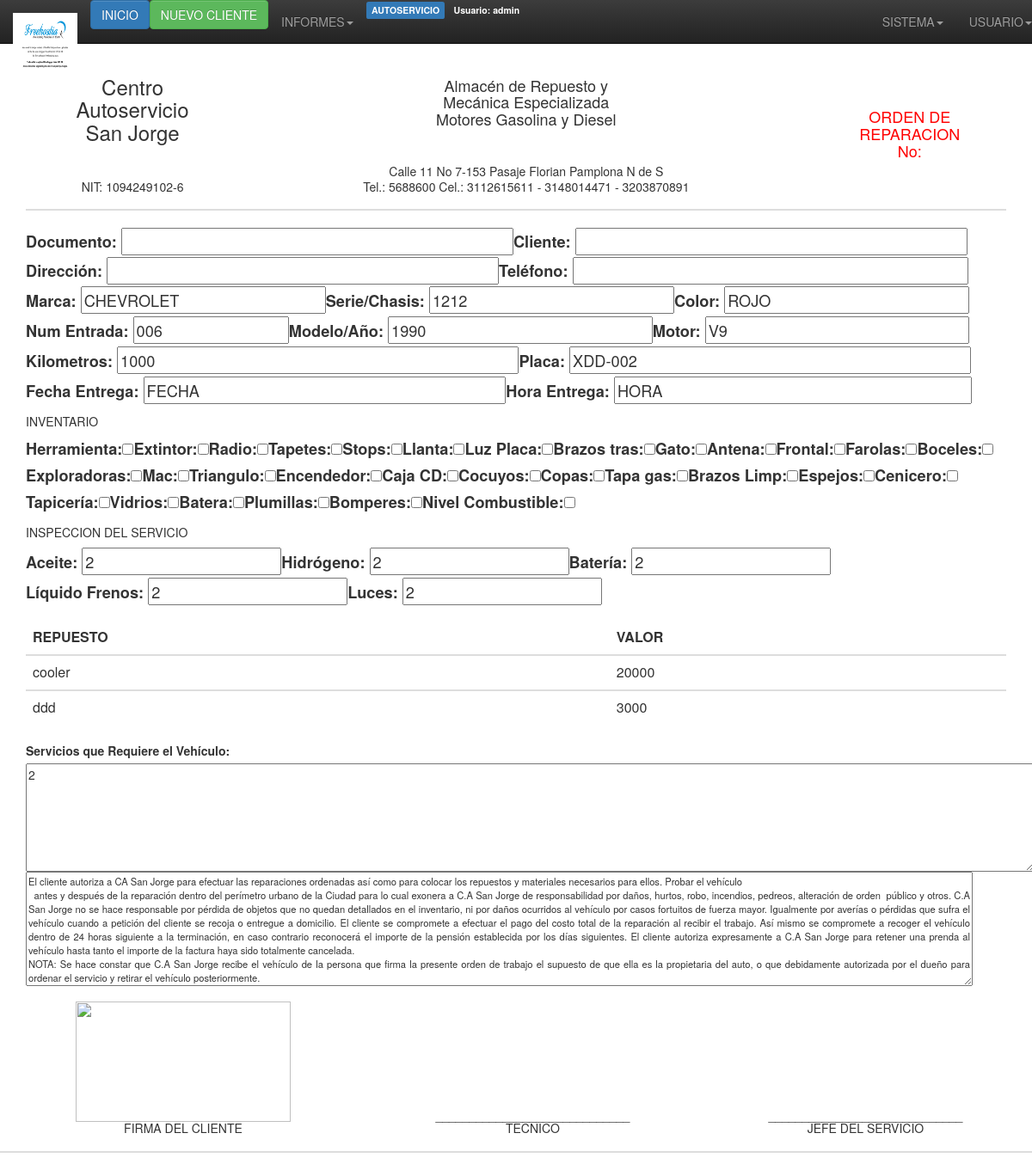
The page /servicios/imprimir_orden.php?id_d=2 (signed in) on the database its author committed.
### tables this page shows
CREATE TABLE `detalles` (
  `id_d` int(11) NOT NULL AUTO_INCREMENT,
  `id_servicio` int(3) NOT NULL,
  `orden` varchar(4) NOT NULL,
  `marca` varchar(30) NOT NULL,
  `serie` varchar(40) NOT NULL,
  `chasis` varchar(40) NOT NULL,
  `color` varchar(40) NOT NULL,
  `num_entrada` varchar(40) NOT NULL,
  `fec_entrega` varchar(20) NOT NULL,
  `hora_entrega` varchar(20) NOT NULL,
  `modelo_anio` varchar(20) NOT NULL,
  `motor` varchar(20) NOT NULL,
  `kilometros` varchar(20) NOT NULL,
  `placa` varchar(10) NOT NULL,
  `herramienta` varchar(3) NOT NULL,
  `extintor` varchar(3) NOT NULL,
  `radio` varchar(3) NOT NULL,
  `tapetes` varchar(3) NOT NULL,
  `stops` varchar(3) NOT NULL,
  `llanta` varchar(3) NOT NULL,
  `luzplaca` varchar(3) NOT NULL,
  `brazostras` varchar(3) NOT NULL,
  `gato` varchar(3) NOT NULL,
  `antena` varchar(3) NOT NULL,
  `frontal` varchar(3) NOT NULL,
  `farolas` varchar(3) NOT NULL,
  `boceles` varchar(3) NOT NULL,
  `exploradoras` varchar(3) NOT NULL,
  `mac` varchar(3) NOT NULL,
  `triangulo` varchar(3) NOT NULL,
  `encendedor` varchar(3) NOT NULL,
  `cajacd` varchar(3) NOT NULL,
  `cocuyos` varchar(3) NOT NULL,
  `copas` varchar(3) NOT NULL,
  `tapagas` varchar(3) NOT NULL,
  `brazoslimp` varchar(3) NOT NULL,
  `espejos` varchar(3) NOT NULL,
  `cenicero` varchar(3) NOT NULL,
  `tapiceria` varchar(3) NOT NULL,
  `vidrios` varchar(3) NOT NULL,
  `batera` varchar(3) NOT NULL,
  `plumillas` varchar(3) NOT NULL,
  `bomperes` varchar(3) NOT NULL,
  `nivelcombustible` varchar(3) NOT NULL,
  PRIMARY KEY (`id_d`),
  KEY `id_servicio` (`id_servicio`)
);

CREATE TABLE `repuestos` (
  `id` int(5) NOT NULL AUTO_INCREMENT,
  `id_repuesto` int(5) NOT NULL,
  `orden` varchar(10) NOT NULL,
  `repuesto` varchar(30) NOT NULL,
  `valor` int(30) NOT NULL,
  PRIMARY KEY (`id`)
);

### servicios/imprimir_orden.php (the view, shortened to what this page needs)
<html>
<head>
<link rel="stylesheet" href="bootstrap/css/bootstrap.min.css">
<link rel="stylesheet" href="bootstrap/css/bootstrap-theme.min.css">
</head>
<body>
<?php include("../encabezado.php"); ?>
<?php
$per_page = 100;
$result = mysql_query("SELECT * FROM detalles INNER JOIN repuestos
  ON repuestos.orden = detalles.orden WHERE id_repuesto =  '".$_GET['id_d']."'");
$total_results = mysql_num_rows($result);
$total_pages = ceil($total_results / $per_page);
if (isset($_GET['page']) && is_numeric($_GET['page']))
{
$show_page = $_GET['page'];
if ($show_page > 0 && $show_page <= $total_pages)
{
$start = ($show_page -1) * $per_page;
$end = $start + $per_page;
}
else
{
$start = 0;
$end = $per_page;
}
}
else
{
$start = 0;
$end = $per_page;
}
?>
<div class="container">
<div class='table‐responsive'>
<table class='table table-hover'>
<thead><tr>
  <th><h3 style="text-align:center;">Centro<br />Autoservicio<br />San Jorge</h3><br /><h5 style="text-align:center;">NIT: 1094249102-6</h5></th>
  <th><h4 style="text-align:center;">Almacén de Repuesto y<br />Mecánica Especializada<br>Motores Gasolina y Diesel</h4><br /><h5 style="text-align:center;margin-bottom:-30px;">Calle 11 No 7-153 Pasaje Florian Pamplona N de S</h5><br /><h5 style="text-align:center;">Tel.: 5688600 Cel.: 3112615611 - 3148014471 - 3203870891</h5></th>
  <th><h4 style="text-align:center;color:red;margin-bottom:50px;">ORDEN DE<br />REPARACION<br />No:<?php echo $_GET['orden']; ?></h4></th>
</tr></thead>
</table>
</div>
  <div class="form-group" style="font-size:1.3em;">
  <?php
    for ($i = $start; $i < $end; $i++){
     if($_GET['id_d'] == $_GET['id_d']){
     	echo '<label for="usr">Documento:</label>
         <input style="width:40%;" type="text" value="' .$_GET['nit']. '" readonly>';
      	echo '<label for="usr">Cliente:</label>
         <input style="width:40%;" type="text" value="' .$_GET['cliente']. '" readonly>';
     	echo '<br /><label for="usr">Dirección:</label>
         <input type="text" style="width:40%;" value="' .$_GET['direccion']. '" readonly>';
        echo '<label for="usr">Teléfono:</label>
         <input type="text" style="width:40.4%;" value="' .$_GET['telefono']. '" readonly>';
        echo '<br /><label for="usr">Marca:</label>
         <input style="width:25%;" type="text" value="' .mysql_result($result, $i, 'marca'). '" readonly>';
     	echo '<label for="usr">Serie/Chasis:</label>
         <input style="width:25%;" type="text" value="' .mysql_result($result, $i, 'serie'). '" readonly>';
        echo '<label for="usr">Color:</label>
         <input style="width:25%;" type="text" value="' .mysql_result($result, $i, 'color'). '" readonly>';
        echo '<br /><label for="usr">Num Entrada:</label>
         <input style="width:15.9%;" type="text" value="' .mysql_result($result, $i, 'num_entrada'). '" readonly>';
     	echo '<label for="usr">Modelo/Año:</label>
         <input style="width:27%;" type="text" value="' .mysql_result($result, $i, 'modelo_anio'). '" readonly>';
        echo '<label for="usr">Motor:</label>
         <input style="width:27%;" type="text" value="' .mysql_result($result, $i, 'motor'). '" readonly>';
        echo '<br /><label for="usr">Kilometros:</label>
         <input style="width:41%;" type="text" value="' .mysql_result($result, $i, 'kilometros'). '" readonly>';
        echo '<label for="usr">Placa:</label>
         <input style="width:41%;" type="text" value="' .mysql_result($result, $i, 'placa'). '" readonly>';
        echo '<br /><label for="usr">Fecha Entrega:</label>
         <input style="width:37%;" type="text" value="' .mysql_result($result, $i, 'fec_entrega'). '" readonly>';
        echo '<label for="usr">Hora Entrega:</label>
         <input style="width:36.5%;" type="text" value="' .mysql_result($result, $i, 'hora_entrega'). '" readonly>';
        echo '<h5>INVENTARIO</h5>';
        echo '<label for="usr">Herramienta:</label>';
        if (mysql_result($result, $i, 'herramienta') == "1"){ $check = "checked"; }else{ $check = "";}
        echo'<input type="checkbox" '.$check.'>';
        echo '<label for="usr">Extintor:</label>';
        if (mysql_result($result, $i, 'extintor') == "1"){ $check = "checked"; }else{ $check = "";}
        echo'<input type="checkbox" '.$check.'>';
        echo '<label for="usr">Radio:</label>';
        if (mysql_result($result, $i, 'radio') == "1"){ $check = "checked"; }else{ $check = "";}
        echo'<input type="checkbox" '.$check.'>';
        echo '<label for="usr">Tapetes:</label>';
        if (mysql_result($result, $i, 'tapetes') == "1"){ $check = "checked"; }else{ $check = "";}
        echo'<input type="checkbox" '.$check.'>';
        echo '<label for="usr">Stops:</label>';
        if (mysql_result($result, $i, 'stops') == "1"){ $check = "checked"; }else{ $check = "";}
        echo'<input type="checkbox" '.$check.'>';
        echo '<label for="usr">Llanta:</label>';
        if (mysql_result($result, $i, 'llanta') == "1"){ $check = "checked"; }else{ $check = "";}
        echo'<input type="checkbox" '.$check.'>';
        echo '<label for="usr">Luz Placa:</label>';
        if (mysql_result($result, $i, 'luzplaca') == "1"){ $check = "checked"; }else{ $check = "";}
        echo'<input type="checkbox" '.$check.'>';
        echo '<label for="usr">Brazos tras:</label>';
        if (mysql_result($result, $i, 'brazostras') == "1"){ $check = "checked"; }else{ $check = "";}
        echo'<input type="checkbox" '.$check.'>';
        echo '<label for="usr">Gato:</label>';
        if (mysql_result($result, $i, 'gato') == "1"){ $check = "checked"; }else{ $check = "";}
        echo'<input type="checkbox" '.$check.'>';
        echo '<label for="usr">Antena:</label>';
        if (mysql_result($result, $i, 'antena') == "1"){ $check = "checked"; }else{ $check = "";}
        echo'<input type="checkbox" '.$check.'>';
        echo '<label for="usr">Frontal:</label>';
        if (mysql_result($result, $i, 'frontal') == "1"){ $check = "checked"; }else{ $check = "";}
        echo'<input type="checkbox" '.$check.'>';
        echo '<label for="usr">Farolas:</label>';
        if (mysql_result($result, $i, 'farolas') == "1"){ $check = "checked"; }else{ $check = "";}
        echo'<input type="checkbox" '.$check.'>';
        echo '<label for="usr">Boceles:</label>';
        if (mysql_result($result, $i, 'boceles') == "1"){ $check = "checked"; }else{ $check = "";}
        echo'<input type="checkbox" '.$check.'>';
        echo '<label for="usr">Exploradoras:</label>';
        if (mysql_result($result, $i, 'exploradoras') == "1"){ $check = "checked"; }else{ $check = "";}
        echo'<input type="checkbox" '.$check.'>';
        echo '<label for="usr">Mac:</label>';
        if (mysql_result($result, $i, 'mac') == "1"){ $check = "checked"; }else{ $check = "";}
        echo'<input type="checkbox" '.$check.'>';
        echo '<label for="usr">Triangulo:</label>';
        if (mysql_result($result, $i, 'triangulo') == "1"){ $check = "checked"; }else{ $check = "";}
        echo'<input type="checkbox" '.$check.'>';
        echo '<label for="usr">Encendedor:</label>';
        if (mysql_result($result, $i, 'encendedor') == "1"){ $check = "checked"; }else{ $check = "";}
        echo'<input type="checkbox" '.$check.'>';
        echo '<label for="usr">Caja CD:</label>';
        if (mysql_result($result, $i, 'cajacd') == "1"){ $check = "checked"; }else{ $check = "";}
        echo'<input type="checkbox" '.$check.'>';
        echo '<label for="usr">Cocuyos:</label>';
        if (mysql_result($result, $i, 'cocuyos') == "1"){ $check = "checked"; }else{ $check = "";}
        echo'<input type="checkbox" '.$check.'>';
        echo '<label for="usr">Copas:</label>';
        if (mysql_result($result, $i, 'copas') == "1"){ $check = "checked"; }else{ $check = "";}
        echo'<input type="checkbox" '.$check.'>';
        echo '<label for="usr">Tapa gas:</label>';
        if (mysql_result($result, $i, 'tapagas') == "1"){ $check = "checked"; }else{ $check = "";}
        echo'<input type="checkbox" '.$check.'>';
        echo '<label for="usr">Brazos Limp:</label>';
        if (mysql_result($result, $i, 'brazoslimp') == "1"){ $check = "checked"; }else{ $check = "";}
        echo'<input type="checkbox" '.$check.'>';
        echo '<label for="usr">Espejos:</label>';
        if (mysql_result($result, $i, 'espejos') == "1"){ $check = "checked"; }else{ $check = "";}
        echo'<input type="checkbox" '.$check.'>';
        echo '<label for="usr">Cenicero:</label>';
        if (mysql_result($result, $i, 'cenicero') == "1"){ $check = "checked"; }else{ $check = "";}
        echo'<input type="checkbox" '.$check.'>';
        echo '<label for="usr">Tapicería:</label>';
        if (mysql_result($result, $i, 'tapiceria') == "1"){ $check = "checked"; }else{ $check = "";}
        echo'<input type="checkbox" '.$check.'>';
        echo '<label for="usr">Vidrios:</label>';
        if (mysql_result($result, $i, 'vidrios') == "1"){ $check = "checked"; }else{ $check = "";}
        echo'<input type="checkbox" '.$check.'>';
        echo '<label for="usr">Batera:</label>';
        if (mysql_result($result, $i, 'batera') == "1"){ $check = "checked"; }else{ $check = "";}
        echo'<input type="checkbox" '.$check.'>';
        echo '<label for="usr">Plumillas:</label>';
        if (mysql_result($result, $i, 'plumillas') == "1"){ $check = "checked"; }else{ $check = "";}
        echo'<input type="checkbox" '.$check.'>';
        echo '<label for="usr">Bomperes:</label>';
        if (mysql_result($result, $i, 'bomperes') == "1"){ $check = "checked"; }else{ $check = "";}
        echo'<input type="checkbox" '.$check.'>';
        echo '<label for="usr">Nivel Combustible:</label>';
        if (mysql_result($result, $i, 'nivelcombustible') == "1"){ $check = "checked"; }else{ $check = "";}
        echo'<input type="checkbox" '.$check.'>';
        echo '<h5>INSPECCION DEL SERVICIO</h5>';
        echo '<label for="usr">Aceite:</label>
         <input type="text" value="' .mysql_result($result, $i, 'aceite'). '" readonly>';
        echo '<label for="usr">Hidrógeno:</label>
         <input type="text" value="' .mysql_result($result, $i, 'hidrogeno'). '" readonly>';
        echo '<label for="usr">Batería:</label>
         <input type="text" value="' .mysql_result($result, $i, 'bateria'). '" readonly>';
        echo '<br /><label for="usr">Líquido Frenos:</label>
         <input type="text" value="' .mysql_result($result, $i, 'liquidofrenos'). '" readonly>';
        echo '<label for="usr">Luces:</label>
         <input type="text" value="' .mysql_result($result, $i, 'luces'). '" readonly>';
     	break;
     }
    }
  ?>
</div>
<?php
echo "<div class='table‐responsive'>";
echo "<table class='table table-hover'>";
echo "<thead><tr> <th>REPUESTO</th> <th>VALOR</th> </tr></thead>";
for ($i = $start; $i < $end; $i++)
{
if ($i == $total_results) { break; }
echo "<tbody>";
echo "<tr>";
echo '<td>' . mysql_result($result, $i, 'repuesto') . '</td>';
echo '<td>' . mysql_result($result, $i, 'valor') . '</td>';
echo "</tr>";
echo "</tbody>";
}
echo "</table>";
echo "</div>";
?>
  <?php
    for ($i = $start; $i < $end; $i++){
     if($_GET['id_d'] == $_GET['id_d']){
      echo '<label for="usr">Servicios que Requiere el Vehículo:</label><br />
         <textarea rows="6" cols="154" readonly="readonly">' .mysql_result($result, $i, 'ser_req_veh'). '</textarea>';
     	break;
     }
    }
  ?>
  <br />
  <textarea rows="8" cols="180" style="text-align:justify;font-size:0.8em;" readonly="readonly">El cliente autoriza a CA San Jorge para efectuar las reparaciones ordenadas así como para colocar los repuestos y materiales necesarios para ellos. Probar el vehículo
  antes y después de la reparación dentro del perímetro urbano de la Ciudad para lo cual exonera a C.A San Jorge de responsabilidad por daños, hurtos, robo, incendios, pedreos, alteración de orden  público y otros. C.A San Jorge no se hace responsable por pérdida de objetos que no quedan detallados en el inventario, ni por daños ocurridos al vehículo por casos fortuitos de fuerza mayor. Igualmente por averías o pérdidas que sufra el vehículo cuando a petición del cliente se recoja o entregue a domicilio. El cliente se compromete a efectuar el pago del costo total de la reparación al recibir el trabajo. Así mismo se compromete a recoger el vehículo dentro de 24 horas siguiente a la terminación, en caso contrario reconocerá el importe de la pensión establecida por los días siguientes. El cliente autoriza expresamente a C.A San Jorge para retener una prenda al vehículo hasta tanto el importe de la factura haya sido totalmente cancelada.
NOTA: Se hace constar que C.A San Jorge recibe el vehículo de la persona que firma la presente orden de trabajo el supuesto de que ella es la propietaria del auto, o que debidamente autorizada por el dueño para ordenar el servicio y retirar el vehículo posteriormente.</textarea>
</div>
<div class='table‐responsive'>
<table class='table table-hover'>
<thead><tr>
  <th><h5 style="text-align:center;"><img style="width:250px;height:140px;" src="uploads/<?php echo $_GET['foto'] ?>"><br />FIRMA DEL CLIENTE</h5></th>
  <th><h5 style="text-align:center;">_____________________________<br/>TECNICO</h5></th>
  <th><h5 style="text-align:center;">_____________________________<br/>JEFE DEL SERVICIO</h5></th>
</tr></thead>
</table>
</div>
</body>
</html>

### rows shown on the page
detalles: marca "CHEVROLET", serie "1212", color "ROJO", num_entrada "006", modelo_anio "1990", motor "V9", kilometros "1000", placa "XDD-002", fec_entrega "FECHA", hora_entrega "HORA", id_d "2", repuestos.repuesto "cooler", repuestos.valor "20000", repuestos.repuesto "ddd", repuestos.valor "3000"

### other values the page prints
$_SESSION["usuarioactual"] "admin"
